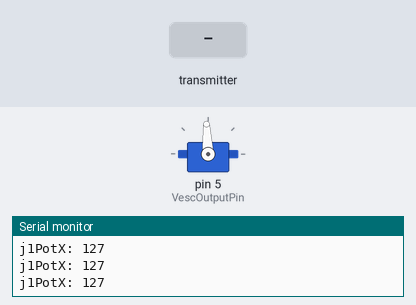
Bench run of a sketch on a simulated Arduino Uno, built with avr-gcc and run on an emulated ATmega328P. Shown: servo, the last lines printed to the serial monitor. Inputs (shaded band) come from the test bench. No radio packets arrive unless stated.

Above: at 1.2 s.
1.3 s: the transmitter starts sending j1PotX = 0
At 2.5 s:
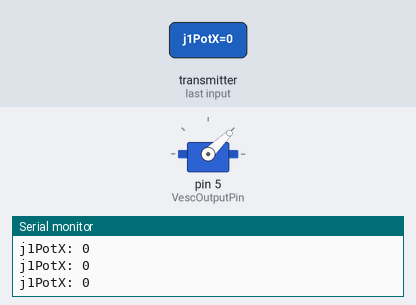
2.8 s: the transmitter starts sending j1PotX = 64
At 3.7 s:
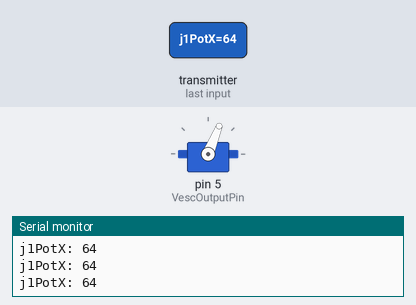
4.3 s: the transmitter starts sending j1PotX = 255
At 4.7 s:
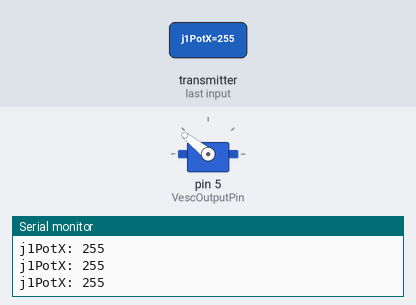
5.8 s: the transmitter starts sending j1PotX = 128
At 7.1 s:
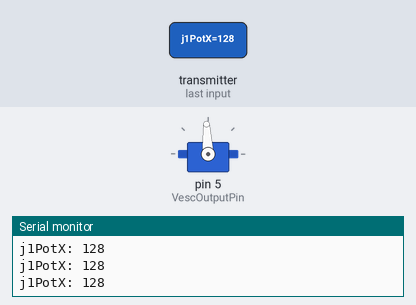
Timing chart, 0 to 8.3 s (numbered marks = the images above; inputs shaded):
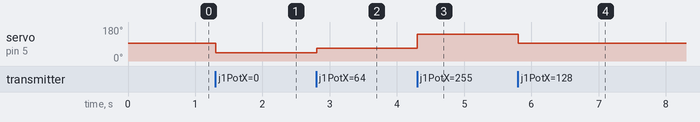

The sketch:

nRF24_rec.ino
```cpp
#include <SPI.h>
#include <nRF24L01.h>
#include <RF24.h>
#include <Servo.h>
#include "Filter.h"

// Com 7
const uint8_t VescOutputPin = 5;
ExponentialFilter<float> FilteredRaw(20, 0);
const uint8_t PotentiometerPin = A0;

int x = 0;
Servo esc;

RF24 radio(9, 10);   // nRF24L01 (CE, CSN)
const byte address[6] = "00001";
unsigned long lastReceiveTime = 0;
unsigned long currentTime = 0;
// Max size of this struct is 32 bytes - NRF24L01 buffer limit
struct Data_Package {
  byte j1PotX;

};
Data_Package data; //Create a variable with the above structure
void setup() {
  Serial.begin(9600);
  radio.begin();
  radio.openReadingPipe(0, address);
  radio.setAutoAck(false);
  radio.setDataRate(RF24_250KBPS);
  radio.setPALevel(RF24_PA_LOW);
  radio.startListening(); //  Set the module as receiver
  resetData();
  esc.attach(VescOutputPin);

  esc.writeMicroseconds(1500);
}
void loop() {
  // Check whether there is data to be received
  if (radio.available()) {
    radio.read(&data, sizeof(Data_Package)); // Read the whole data and store it into the 'data' structure
    lastReceiveTime = millis(); // At this moment we have received the data
  }
  // Check whether we keep receving data, or we have a connection between the two modules
  currentTime = millis();
  if ( currentTime - lastReceiveTime > 1000 ) { // If current time is more then 1 second since we have recived the last data, that means we have lost connection
    resetData(); // If connection is lost, reset the data. It prevents unwanted behavior, for example if a drone has a throttle up and we lose connection, it can keep flying unless we reset the values
  }
  // Print the data in the Serial Monitor
  esc.writeMicroseconds(map(data.j1PotX, 0 , 255, 1000, 2000));
  Serial.print("j1PotX: ");
  Serial.println(data.j1PotX);

}
void resetData() {
  // Reset the values when there is no radio connection - Set initial default values
  data.j1PotX = 127;

}
int joy_read()
{

  delay(4);
  float Raw = analogRead(data.j1PotX);
  FilteredRaw.Filter(Raw);
  int j = FilteredRaw.Current();
  return j;
  }
```

Measured:
- after the input at 1.3 s, servo on pin 5 (VescOutputPin): 93° → 44° at once
- after the input at 2.8 s, servo on pin 5 (VescOutputPin): 44° → 68° at once
- after the input at 4.3 s, servo on pin 5 (VescOutputPin): 68° → 141° at once
- after the input at 5.8 s, servo on pin 5 (VescOutputPin): 141° → 93° at once
